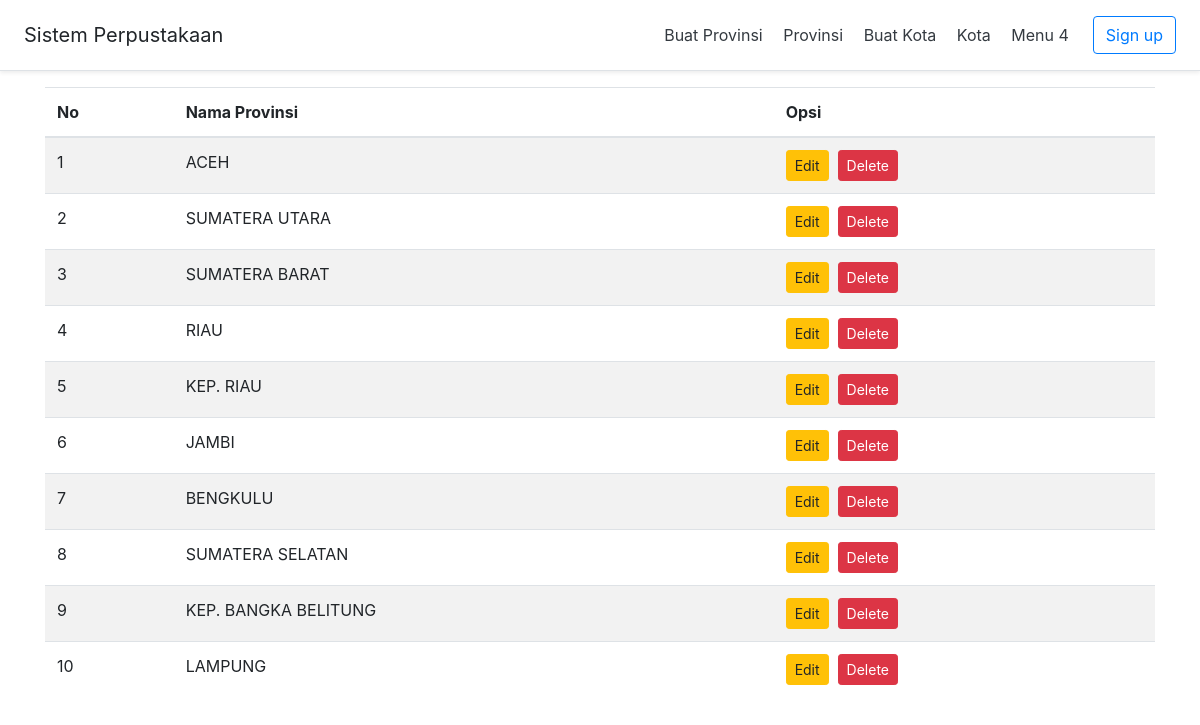
Page /evaluasi/index.php/provinsi on the committed database.
### tables this page shows
CREATE TABLE `province` (
  `id_prov` int(11) NOT NULL,
  `name` varchar(255) NOT NULL
);

### evaluasi/application/controllers/Provinsi.php (called while the page is built, shortened)
<?php defined('BASEPATH') OR exec('No direct script access allowed');
class Provinsi extends CI_Controller
{
	public function __construct()
	{
		$this->load->library('form_validation');
		$this->load->model('prov_model');
		$this->load->model('city_model');
	}
	public function index()
	{
		$data['provinsi']= $this->prov_model->get_prov();
		$this->load->view('provinsi/header');
		$this->load->view('provinsi/daftar', $data);
		$this->load->view('provinsi/footer');
	}
}

### evaluasi/index.php (called while the page is built, shortened)
<?php
require_once BASEPATH.'core/CodeIgniter.php';

### evaluasi/application/models/Prov_model.php (called while the page is built, shortened)
<?php
class Prov_model extends CI_Model
{
	public function get_prov($id = FALSE)
    {
        if ($id === FALSE) {
            $query = $this->db->get('province');
            return $query->result_array();
        }
        $query = $this->db->get_where('province', array('id_prov' => $id));
        return $query->row_array();
    }
}

### evaluasi/application/views/provinsi/daftar.php (the view, shortened to what this page needs)
<table class="table table-hover table-striped">
    <thead>
        <tr>
            <th>No</th>
            <th>Nama Provinsi</th>
            <th>Opsi</th>
        </tr>
    </thead>
    <tbody>
        <?php
        $i = 1;
        foreach ($provinsi as $value) {
            ?>
            <tr>
                <td><?= $i ?></td>
                <td><?= $value['name'] ?></td>
                <td>
                    <a href="provinsi/edit/<?= $value['id_prov'] ?>" class="btn btn-sm btn-warning">Edit</a>&nbsp;
                    <a href="?action=delete&id=<?= $value['id_prov'] ?>" onclick ="return confirm('Yakin untuk menghapus data ini ?')" class="btn btn-sm btn-danger">Delete</a>
                </td>
            </tr>
            <?php $i++;
        }
        ?>
</table>

### rows in the picture
province: name "ACEH"
province: name "SUMATERA UTARA"
province: name "SUMATERA BARAT"
province: name "RIAU"
province: name "KEP. RIAU"
province: name "JAMBI"
province: name "BENGKULU"
province: name "SUMATERA SELATAN"
province: name "KEP. BANGKA BELITUNG"
province: name "LAMPUNG"
